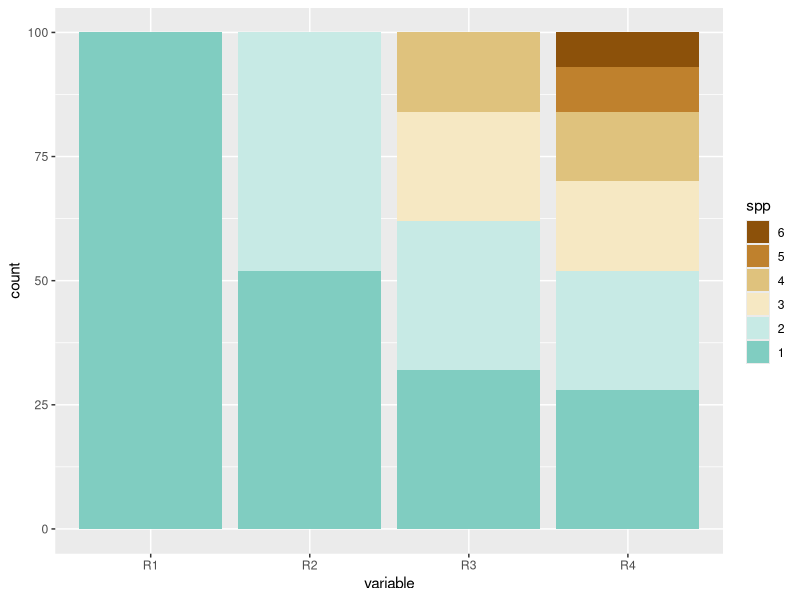
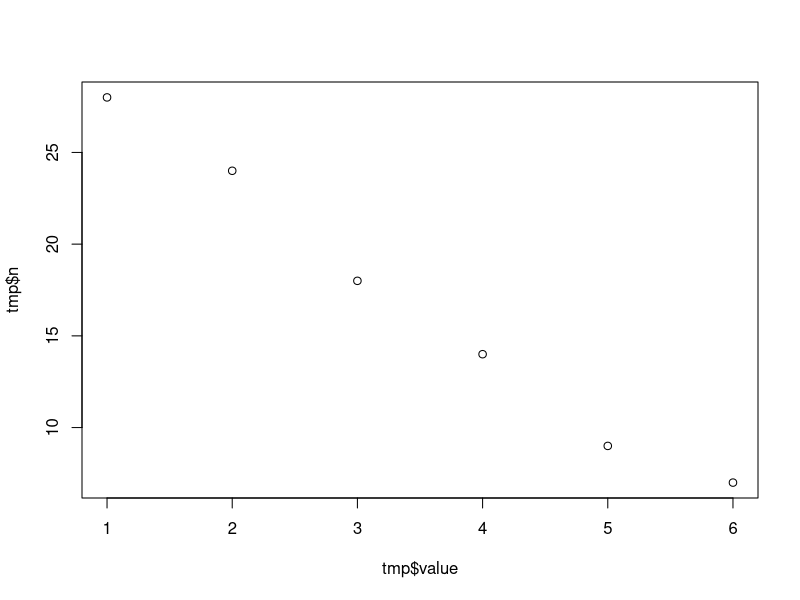
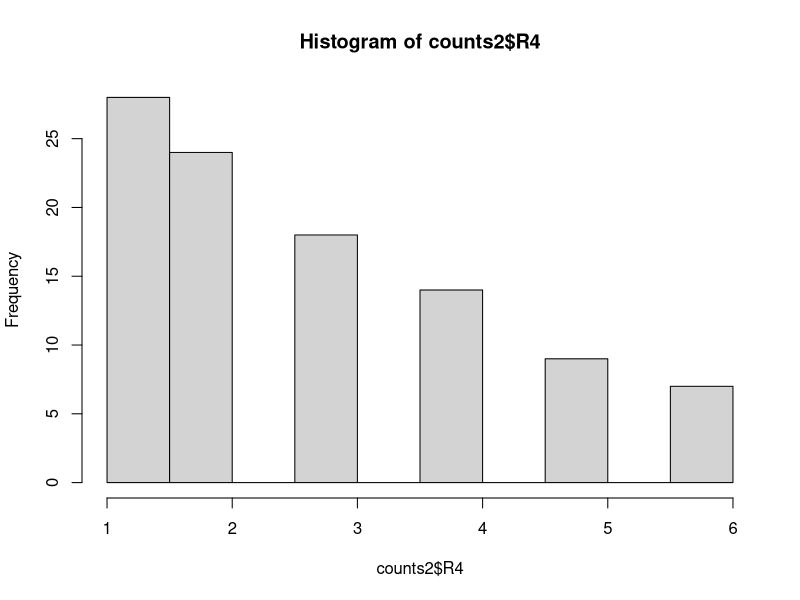

R code for these plots, in order: (Note: this script raises an error after producing the figures.)
library(dplyr); library(reshape2)
library(ggplot2)

#change color palette
library(RColorBrewer)
pal <- brewer.pal(8, "BrBG")
ggplot <- function(...) ggplot2::ggplot(...) + scale_fill_manual(values=pal) + scale_color_manual(values=pal) 

#generating needed distributions for the mesocosm simulation

#lognormal distribution of species abundances
#important for knowing abundances of species at each richness level.

#you have 6 species. get proportion of individuals per species and standardize to a certain number of total individuals.
getabund <- function(r, n=100, mu=1){ 
  #r=richness, n=total individuals, mu=mean of log distribution
  
#get counts of each species
  n1 = n+max(r) #buffering the number of species so there aren't errors due to rounding
  pool=dlnorm(1:6, mu) #distribution of each species
  abund <- pool[1:r]*n1/sum(pool[1:r]) #get abundances of each species for a richness level

#get actual population from the counts above 
  r2=1:length(r)
  pop <- rep(1:length(abund), abund)
  pop <- sort(sample(pop, n)) #bring the population back down to desired n. had issues with rounding.
  return(pop)
}

x=c(1,2,4,6)
counts <- lapply(x, function(r) getabund(r, n=100, mu=1.2))
counts2 <- unlist(counts)
counts2 <- as.data.frame(matrix(counts2, ncol=length(x))) 
names(counts2) <- c("R1", "R2", "R3", "R4")
melt(counts2)

#plot counts
counts3 <- melt(counts2)
spp <- as.factor(counts3$value)
spp <- factor(spp, levels = sort(levels(spp), T))
ggplot(counts3, aes( variable, group=spp, fill=spp)) +
  geom_bar()
#plot distribution of richest community
tmp <- counts3 %>% 
  group_by(variable) %>% 
  count(value) %>% 
  filter(variable=="R4")
plot(tmp$value, tmp$n)
hist(counts2$R4)

#export host abundances 
write.csv(counts2, "simulation/outputs/hostabund.csv")
